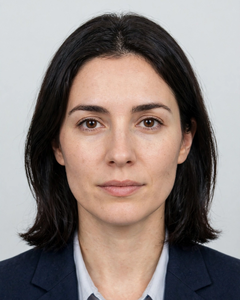
#> input picture portrait.png, 240 x 300 px
$ python build-image.py
#> lines starting #> are read from the running program, lines starting #| are printed output that depends on the picture
#!/usr/bin/env python3
"""Build the invented passport spread for the make.fun competition
'The Passport Page of a Country That Isn't There'.

Draws a 1024x724 landscape spread (data page left, visas page right) for the
invented Republic of Meridia. PIL only, no network, no randomness, no clock:
running it twice produces a byte-identical PNG.
"""

import hashlib
import os
import random
from PIL import Image, ImageChops, ImageDraw, ImageFilter, ImageFont

W, H = 1024, 724
CREAM = (246, 241, 227)
CREAM_BAND = (238, 231, 212)
NAVY = (27, 42, 74)
NAVY_SOFT = (74, 88, 122)
GREY = (110, 108, 96)
RED = (139, 30, 45)
GREEN = (31, 92, 61)
GOLD = (180, 141, 38)
SKIN = (227, 185, 143)
SKIN_DARK = (205, 160, 118)
HAIR = (43, 35, 32)
BLAZER = (42, 58, 85)
PORTRAIT_BG = (185, 196, 206)

FONT_DIR = "/usr/share/fonts/truetype/dejavu"
SANS = os.path.join(FONT_DIR, "DejaVuSans.ttf")
SANS_BOLD = os.path.join(FONT_DIR, "DejaVuSans-Bold.ttf")
MONO = os.path.join(FONT_DIR, "DejaVuSansMono.ttf")


def font(path, size):
    return ImageFont.truetype(path, size)


def text(draw, xy, s, fnt, fill=NAVY, anchor="la"):
    draw.text(xy, s, font=fnt, fill=fill, anchor=anchor)


def tracked(draw, cx, y, s, fnt, fill=NAVY, tracking=2):
    """Draw text centred at cx with manual letter tracking."""
    widths = [draw.textlength(ch, font=fnt) for ch in s]
    total = sum(widths) + tracking * (len(s) - 1)
    x = cx - total / 2.0
    for ch, w in zip(s, widths):
        draw.text((x, y), ch, font=fnt, fill=fill)
        x += w + tracking


def wrap(draw, s, fnt, max_w):
    words = s.split()
    lines, cur = [], ""
    for word in words:
        trial = (cur + " " + word).strip()
        if draw.textlength(trial, font=fnt) <= max_w:
            cur = trial
        else:
            if cur:
                lines.append(cur)
            cur = word
    if cur:
        lines.append(cur)
    return lines


def lighthouse(draw, cx, top, scale=1.0):
    """Small navy lighthouse coat of arms with waves, centred at cx."""
    # light beams (gold, thin wedges radiating up and out from the lamp)
    draw.polygon([(cx - 4, top + 12), (cx - 36, top - 8), (cx - 28, top + 2)], fill=GOLD)
    draw.polygon([(cx + 4, top + 12), (cx + 36, top - 8), (cx + 28, top + 2)], fill=GOLD)
    # lamp room
    draw.rectangle([cx - 5, top + 8, cx + 5, top + 16], fill=NAVY)
    draw.polygon([(cx - 7, top + 8), (cx + 7, top + 8), (cx, top + 1)], fill=NAVY)
    # gallery
    draw.rectangle([cx - 9, top + 16, cx + 9, top + 19], fill=NAVY)
    # tower (slightly tapered)
    draw.polygon([(cx - 8, top + 48), (cx + 8, top + 48),
                  (cx + 5, top + 19), (cx - 5, top + 19)], fill=NAVY)
    # tower stripe
    draw.polygon([(cx - 7, top + 34), (cx + 7, top + 34),
                  (cx + 6, top + 28), (cx - 6, top + 28)], fill=CREAM)
    # waves
    for i, wy in enumerate((top + 52, top + 58)):
        draw.arc([cx - 26 + i * 3, wy, cx + 26 - i * 3, wy + 12], 180, 360, fill=NAVY, width=2)
    draw.line([cx - 30, top + 52, cx + 30, top + 52], fill=NAVY, width=1)


def portrait():
    """Passport portrait from the photorealistic photo (fictional person):
    loads portrait.png (240x300, centre-cropped 4:5), resizes it to the
    120x150 box and adds the same navy frame as before."""
    pw, ph = 120, 150
    here = os.path.dirname(os.path.abspath(__file__))
    photo = Image.open(os.path.join(here, "portrait.png")).convert("RGB")
    # portrait.png is already 4:5; resize to the box, then frame it
    img = photo.resize((pw, ph), Image.LANCZOS)
    d = ImageDraw.Draw(img)
    d.rectangle([0, 0, pw - 1, ph - 1], outline=NAVY, width=2)
    return img


def field(draw, x, y, label, value, label_size=10, value_size=14, width=200):
    text(draw, (x, y), label, font(SANS, label_size), fill=GREY)
    text(draw, (x, y + 14), value, font(SANS_BOLD, value_size), fill=NAVY)


def _jittered_rect(draw, x0, y0, x1, y1, radius, rng, fill, width,
                   jitter=1.3, gaps=0):
    """Rounded-rectangle border with a hand-stamped wobble: every perimeter
    point is jittered a touch, and optionally a few short stretches are
    erased where the ink skipped. Deterministic (uses the caller's rng)."""
    import math
    pts = []

    def arc(cx, cy, r, a0, a1):
        n = max(2, int(abs(a1 - a0) * r / 6))
        for i in range(n + 1):
            a = math.radians(a0 + (a1 - a0) * i / n)
            pts.append((cx + r * math.cos(a), cy + r * math.sin(a)))

    def edge(xa, ya, xb, yb):
        n = max(2, int(math.hypot(xb - xa, yb - ya) / 6))
        for i in range(n + 1):
            pts.append((xa + (xb - xa) * i / n, ya + (yb - ya) * i / n))

    edge(x0 + radius, y0, x1 - radius, y0)              # top
    arc(x1 - radius, y0 + radius, radius, -90, 0)       # top-right corner
    edge(x1, y0 + radius, x1, y1 - radius)              # right
    arc(x1 - radius, y1 - radius, radius, 0, 90)        # bottom-right corner
    edge(x1 - radius, y1, x0 + radius, y1)              # bottom
    arc(x0 + radius, y1 - radius, radius, 90, 180)      # bottom-left corner
    edge(x0, y1 - radius, x0, y0 + radius)              # left
    arc(x0 + radius, y0 + radius, radius, 180, 270)     # top-left corner
    jpts = [(px + rng.uniform(-jitter, jitter),
             py + rng.uniform(-jitter, jitter)) for px, py in pts]
    draw.line(jpts + [jpts[0]], fill=fill, width=width, joint="curve")
    for _ in range(gaps):
        i = rng.randrange(4, len(jpts) - 8)
        draw.line(jpts[i:i + 5], fill=(0, 0, 0, 0), width=width + 1)


def stamp(text_lines, border, accent, rotate_deg, emblem="anchor"):
    """One entry/exit stamp on its own layer, slightly rotated.
    Irregular, uneven ink like a real rubber stamp: a wobbling border with
    a few gaps where the ink skipped, a faint double impression (the stamp
    bounced when it hit the page), and deterministic faded patches, coarse
    dry areas and fine grain where it was pressed unevenly. All randomness
    uses one fixed seed per country, so every run produces the same image."""
    sw, sh = 410, 104
    layer = Image.new("RGBA", (sw + 24, sh + 24), (0, 0, 0, 0))
    d = ImageDraw.Draw(layer)
    x0, y0 = 12, 12
    ink = tuple(border) + (255,)
    # Fixed seed per country so each stamp wears differently, yet every run
    # produces the same image. (The rng is created here so the border wobble,
    # the ink gaps and the masks below all draw from one sequence.)
    seed = 20261121 + sum(ord(c) for c in text_lines[0])
    rng = random.Random(seed)
    # double impression: ghost of the whole frame, offset (2,1), faint —
    # the stamp bounced a touch when it hit the page
    _jittered_rect(d, x0 + 2, y0 + 1, x0 + sw + 2, y0 + sh + 1, 10,
                   rng, tuple(border) + (55,), 3, jitter=1.0)
    # main outer border: wobbles like a hand-pressed stamp, with a few
    # short gaps where the ink skipped
    _jittered_rect(d, x0, y0, x0 + sw, y0 + sh, 10,
                   rng, tuple(border) + (215,), 3, gaps=3)
    # inner border, lightly wobbled too
    _jittered_rect(d, x0 + 4, y0 + 4, x0 + sw - 4, y0 + sh - 4, 8,
                   rng, ink, 1, jitter=0.8)
    # emblem: circle with a small anchor
    ex, ey, er = x0 + 16, y0 + sh // 2, 26
    d.ellipse([ex, ey - er, ex + 2 * er, ey + er], outline=ink, width=2)
    d.line([ex + er, ey - 14, ex + er, ey + 12], fill=ink, width=2)
    d.arc([ex + er - 8, ey + 4, ex + er + 8, ey + 18], 0, 180, fill=ink, width=2)
    d.line([ex + er - 10, ey - 4, ex + er + 10, ey - 4], fill=ink, width=2)
    d.ellipse([ex + er - 3, ey - 17, ex + er + 3, ey - 11], outline=ink, width=2)
    # country + entry/exit
    tx = x0 + 84
    text(d, (tx, y0 + 10), text_lines[0], font(SANS_BOLD, 17), fill=ink)
    text(d, (tx, y0 + 38), text_lines[1], font(SANS, 13), fill=ink)
    text(d, (tx, y0 + 60), text_lines[2], font(SANS, 13), fill=ink)
    # uneven ink: deterministic faded patches (pressed unevenly).
    mask = Image.new("L", layer.size, 255)
    md = ImageDraw.Draw(mask)
    for _ in range(52):
        x = rng.randint(0, layer.width - 1)
        y = rng.randint(0, layer.height - 1)
        r = rng.randint(3, 10)
        md.ellipse([x - r, y - r, x + r, y + r], fill=rng.randint(170, 235))
    mask = mask.filter(ImageFilter.GaussianBlur(2))
    # coarse uneven ink: a few larger faded areas where the stamp pad was
    # dry or the page was pressed unevenly (kept light so text stays legible)
    coarse = Image.new("L", layer.size, 255)
    cd = ImageDraw.Draw(coarse)
    for _ in range(16):
        x = rng.randint(0, layer.width - 1)
        y = rng.randint(0, layer.height - 1)
        r = rng.randint(10, 24)
        cd.ellipse([x - r, y - r, x + r, y + r], fill=rng.randint(160, 210))
    coarse = coarse.filter(ImageFilter.GaussianBlur(6))
    mask = ImageChops.multiply(mask, coarse)
    # fine grain: the paper's tooth showing through thin ink
    grain = Image.new("L", layer.size, 255)
    gd = ImageDraw.Draw(grain)
    for _ in range(500):
        x = rng.randint(0, layer.width - 1)
        y = rng.randint(0, layer.height - 1)
        gd.point((x, y), fill=rng.randint(180, 240))
    grain = grain.filter(ImageFilter.GaussianBlur(0.5))
    mask = ImageChops.multiply(mask, grain)
    r_, g_, b_, a_ = layer.split()
    layer = Image.merge("RGBA", (r_, g_, b_, ImageChops.multiply(a_, mask)))
    # slight ink bleed into the paper fibres
    layer = layer.filter(ImageFilter.GaussianBlur(0.6))
    return layer.rotate(rotate_deg, resample=Image.BICUBIC, expand=False)


def _bezier(p0, p1, p2, p3, n=20):
    """Sample a cubic bezier curve (deterministic, no randomness)."""
    pts = []
    for i in range(n + 1):
        t = i / n
        mt = 1.0 - t
        pts.append((
            mt ** 3 * p0[0] + 3 * mt * mt * t * p1[0]
            + 3 * mt * t * t * p2[0] + t ** 3 * p3[0],
            mt ** 3 * p0[1] + 3 * mt * mt * t * p1[1]
            + 3 * mt * t * t * p2[1] + t ** 3 * p3[1],
        ))
    return pts


def signature(draw, x, y, w):
    """A flowing handwritten signature: an initial loop, a scrawled body
    with pen lifts, and a long underline flourish — a quick cursive
    signature, not readable text and not a zigzag. Drawn in a 170x16 box
    above the rule; a softer wide pass under a crisp narrow pass gives
    the stroke pen pressure."""
    loop = (
        ((10, 13), (5, 3), (16, 0), (24, 5)),
        ((24, 5), (29, 11), (21, 15), (14, 13)),
    )
    body = (
        ((18, 11), (26, 9), (31, 5), (38, 5)),
        ((38, 5), (46, 5), (48, 11), (53, 13)),
        ((53, 13), (57, 6), (65, 3), (73, 6)),
        ((73, 6), (79, 10), (81, 13), (87, 12)),
        ((87, 12), (89, 3), (99, 2), (103, 8)),
        ((103, 8), (105, 13), (99, 15), (92, 13)),
    )
    flourish = (
        ((98, 10), (112, 7), (128, 6), (146, 10)),
        ((146, 10), (156, 14), (166, 12), (170, 5)),
    )
    for stroke in (loop, body, flourish):
        pts = []
        for seg in stroke:
            pts.extend(_bezier(*seg))
        pts = [(x + px, y + py) for px, py in pts]
        draw.line(pts, fill=(70, 88, 125), width=3, joint="curve")
        draw.line(pts, fill=NAVY, width=2, joint="curve")
    draw.line([x, y + 20, x + w, y + 20], fill=NAVY, width=1)
    text(draw, (x, y + 26), "HOLDER'S SIGNATURE", font(SANS, 9), fill=GREY)


def _mrz_check_digit(field):
    """ICAO 9303 check digit: weights 7,3,1 repeating; A=10..Z=35, '<'=0."""
    weights = (7, 3, 1)
    total = 0
    for i, ch in enumerate(field):
        if ch == "<":
            value = 0
        elif ch.isdigit():
            value = int(ch)
        else:
            value = ord(ch) - 55  # A=10, B=11, ..., Z=35
        total += value * weights[i % 3]
    return str(total % 10)


def mrz_lines():
    # Data page fields (must agree with the printed data above the MRZ band).
    doc_number = "M20417783"   # passport M-2041-7783
    nationality = "MER"
    birth = "920314"           # 14 MAR 1992
    sex = "F"
    expiry = "340602"          # 02 JUN 2034
    personal = "<" * 14         # no personal number on this document

    # Line 1: type + issuing state + surname + separator + given names.
    line1_base = "P<MER" + "VOSS<<ELENA<MARA"
    line1 = line1_base + "<" * (44 - len(line1_base))

    # Line 2 (TD3): doc number + check, nationality, birth + check, sex,
    # expiry + check, personal number + check, composite check.
    core = (
        doc_number + _mrz_check_digit(doc_number)
        + nationality
        + birth + _mrz_check_digit(birth)
        + sex
        + expiry + _mrz_check_digit(expiry)
        + personal + _mrz_check_digit(personal)
    )
    line2 = core + _mrz_check_digit(core)
    assert len(line1) == 44 and len(line2) == 44
    return line1, line2


def build():
    img = Image.new("RGB", (W, H), CREAM)
    d = ImageDraw.Draw(img)

    # outer border + centre gutter
    d.rectangle([14, 14, W - 15, H - 15], outline=NAVY, width=2)
    d.line([W // 2, 22, W // 2, H - 22], fill=(190, 184, 164), width=1)

    # ---------------- LEFT PAGE: data page ----------------
    lx, lw = 36, 448
    cx = lx + lw // 2

    lighthouse(d, cx, 34)
    tracked(d, cx, 100, "REPUBLIC OF MERIDIA", font(SANS_BOLD, 20), fill=NAVY, tracking=2)
    tracked(d, cx, 128, "PASSPORT  ·  PASAPORTA", font(SANS, 12), fill=NAVY_SOFT, tracking=1)
    d.line([lx + 8, 152, lx + lw - 8, 152], fill=NAVY, width=1)

    # portrait + fields beside it
    img.paste(portrait(), (lx + 12, 170))
    fx = lx + 152
    field(d, fx, 170, "SURNAME / SURNAM", "VOSS")
    field(d, fx, 208, "GIVEN NAMES", "ELENA MARA")
    field(d, fx, 246, "NATIONALITY", "MERIDIAN")
    field(d, fx, 284, "DATE OF BIRTH", "14 MAR 1992")

    # second field grid
    col2 = lx + 240
    field(d, lx + 12, 348, "PLACE OF BIRTH / PLAS NASK", "PORT MERIDIAN")
    field(d, col2, 348, "PASSPORT NO.", "M-2041-7783")
    field(d, lx + 12, 396, "SEX", "F")
    field(d, col2, 396, "DATE OF ISSUE", "03 JUN 2024")
    field(d, lx + 12, 444, "TYPE", "P")
    field(d, col2, 444, "DATE OF EXPIRY", "02 JUN 2034")
    field(d, lx + 12, 492, "AUTHORITY", "PORT MERIDIAN")
    field(d, col2, 492, "COUNTRY CODE", "MER")

    # signature
    signature(d, lx + 12, 536, 170)

    # MRZ band
    d.rectangle([lx + 8, 596, lx + lw - 8, 668], fill=CREAM_BAND, outline=NAVY, width=1)
    l1, l2 = mrz_lines()
    mono = font(MONO, 14)
    text(d, (lx + 20, 606), l1, mono, fill=NAVY)
    text(d, (lx + 20, 632), l2, mono, fill=NAVY)
    text(d, (cx, 686), "1", font(SANS, 10), fill=GREY, anchor="ma")

    # ---------------- RIGHT PAGE: visas ----------------
    rx, rw = 540, 448
    text(d, (rx, 34), "VISAS", font(SANS_BOLD, 16), fill=NAVY)
    d.line([rx, 60, rx + rw - 8, 60], fill=NAVY, width=1)

    stamps = [
        (["CALDORIA", "ENTRY   12 SEP 2024", "EXIT      20 SEP 2024"], RED, -2.0),
        (["VESPER ISLES", "ENTRY   05 FEB 2025", "EXIT      11 FEB 2025"], NAVY, 1.5),
        (["NORDMARK", "ENTRY   18 JUL 2025", "EXIT      02 AUG 2025"], GREEN, -1.0),
    ]
    y = 76
    for lines, colour, rot in stamps:
        s = stamp(lines, colour, colour, rot)
        img.paste(s, (rx - 4, y), s)
        y += 116

    # condition box — the telling detail
    by = 428
    d.rectangle([rx, by, rx + rw - 8, by + 92], outline=NAVY, width=2)
    text(d, (rx + 14, by + 12), "CONDITION", font(SANS_BOLD, 12), fill=NAVY)
    cond = ("Holder must report to the Harbour Master "
            "within 24 hours of arrival.")
    lines = wrap(d, cond, font(SANS, 12), rw - 36)
    cy = by + 34
    for ln in lines:
        text(d, (rx + 14, cy), ln, font(SANS, 12), fill=NAVY)
        cy += 17
    text(d, (rx + 14, by + 72), "Harbour Master's Office, Port Meridian",
         font(SANS, 10), fill=GREY)

    # harbour fee stamp
    fee = Image.new("RGBA", (300, 64), (0, 0, 0, 0))
    fd = ImageDraw.Draw(fee)
    fd.rounded_rectangle([4, 4, 296, 60], radius=8, outline=RED, width=3)
    text(fd, (150, 12), "HARBOUR FEE PAID", font(SANS_BOLD, 15), fill=RED, anchor="ma")
    text(fd, (150, 34), "12 CROWNS", font(SANS_BOLD, 13), fill=RED, anchor="ma")
    fee = fee.rotate(-4, resample=Image.BICUBIC, expand=False)
    img.paste(fee, (rx + 120, 548), fee)

    text(d, (rx + rw - 8, 686), "2", font(SANS, 10), fill=GREY, anchor="ma")
    return img


def main():
    out = os.path.join(os.path.dirname(os.path.abspath(__file__)), "entry.png")
    img = build()
#> in portrait, photo is the input picture: PIL image 240x300 RGB; mean R, G, B 140, 128.2, 124
#> in build, `img.paste(portrait(), (lx + 12, 170))`:
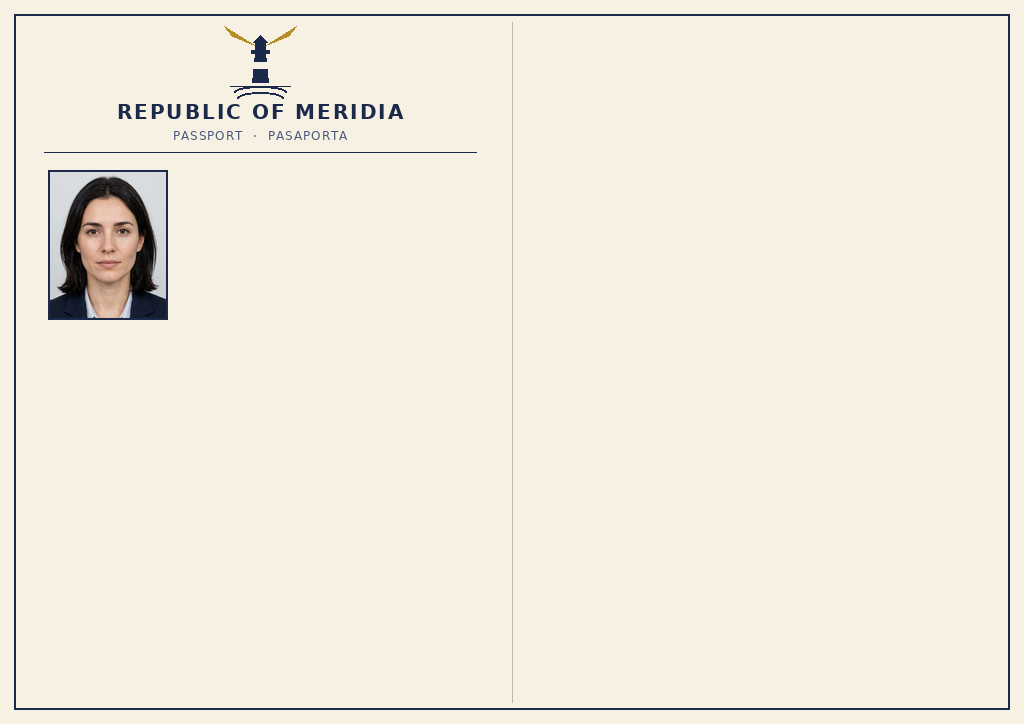
#> img: PIL image 1024x724 RGB; mean R, G, B 240.2, 235.3, 222.2
#> the loop in build, `for lines, colour, rot in stamps:` made 3 passes
#> pass 1, in stamp, `mask = mask.filter(ImageFilter.GaussianBlur(2))`:
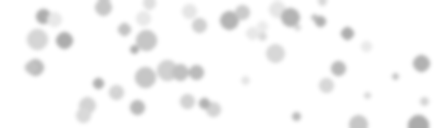
#> mask: PIL image 434x128 L; min 171, max 255, mean 247.1
#> pass 1, in stamp, `coarse = coarse.filter(ImageFilter.GaussianBlur(6))`:
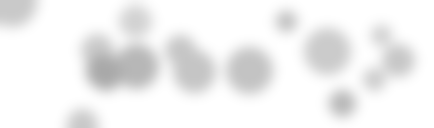
#> coarse: PIL image 434x128 L; min 169, max 255, mean 240.7
#> after the loop in build, `for lines, colour, rot in stamps:`:
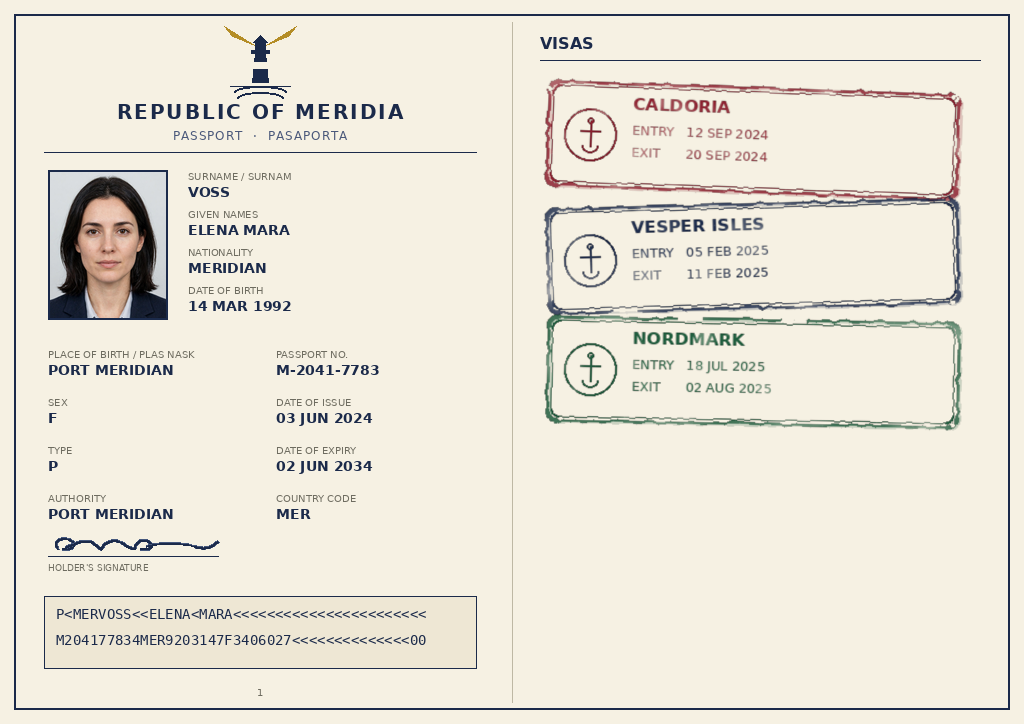
#> img: PIL image 1024x724 RGB; mean R, G, B 233.1, 228.3, 215.9
#> after the loop in build, `for lines, colour, rot in stamps:`:
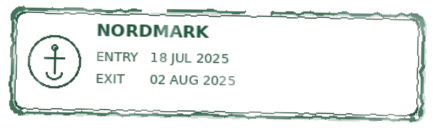
#> s: PIL image 434x128 RGBA; mean R, G, B, A 3.8, 12.1, 7.9, 22.5; transparent parts drawn white
#> after the loop in build, `for lines, colour, rot in stamps:`: y = 424
#> in build, `lines = wrap(d, cond, font(SANS, 12), rw - 36)`: lines = 1 item
#> the loop in build, `for ln in lines:` made 1 pass
#> cy on pass 1: 479
#> after the loop in build, `for ln in lines:`: cy = 479
#> in build, `fee = Image.new("RGBA", (300, 64), (0, 0, 0, 0))`: fee: PIL image 300x64 RGBA; every value is 0
#> in build, `fee = fee.rotate(-4, resample=Image.BICUBIC, expand=False)`:
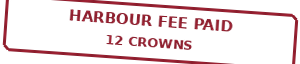
#> fee: PIL image 300x64 RGBA; mean R, G, B, A 29.9, 6, 9.2, 36.1; transparent parts drawn white
#> in build, `img.paste(fee, (rx + 120, 548), fee)`:
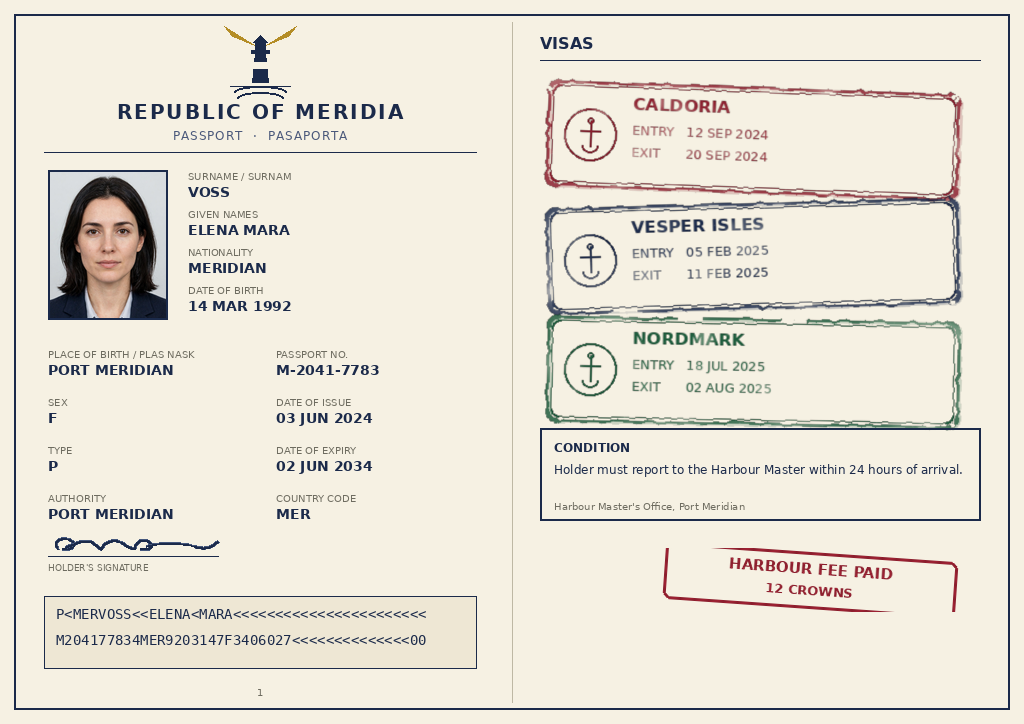
#> img: PIL image 1024x724 RGB; mean R, G, B 231.6, 226.5, 214.5
    img.save(out, format="PNG", optimize=True)
    data = open(out, "rb").read()
    print("entry.png:", len(data), "bytes,",
          hashlib.sha256(data).hexdigest(), "size", img.size)
#| entry.png: 179645 bytes, 40e642ffa6cfe0781713fb42272b2860ba68637ec5916ed8b2b9cf183031a3d7 size (1024, 724)


if __name__ == "__main__":
    main()
